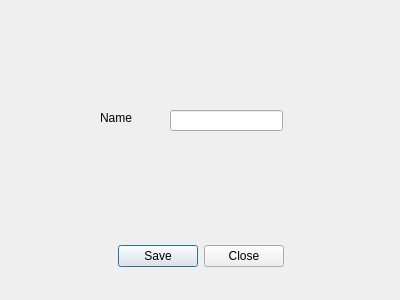
<?xml version="1.0" encoding="UTF-8"?>
<ui version="4.0">
 <class>Dialog</class>
 <widget class="QDialog" name="Dialog">
  <property name="geometry">
   <rect>
    <x>0</x>
    <y>0</y>
    <width>400</width>
    <height>300</height>
   </rect>
  </property>
  <property name="windowTitle">
   <string>Dialog</string>
  </property>
  <widget class="QDialogButtonBox" name="buttonBox">
   <property name="geometry">
    <rect>
     <x>30</x>
     <y>240</y>
     <width>341</width>
     <height>32</height>
    </rect>
   </property>
   <property name="orientation">
    <enum>Qt::Horizontal</enum>
   </property>
   <property name="standardButtons">
    <set>QDialogButtonBox::Close|QDialogButtonBox::Save</set>
   </property>
   <property name="centerButtons">
    <bool>true</bool>
   </property>
  </widget>
  <widget class="QLabel" name="label">
   <property name="geometry">
    <rect>
     <x>100</x>
     <y>110</y>
     <width>60</width>
     <height>16</height>
    </rect>
   </property>
   <property name="text">
    <string>Name</string>
   </property>
  </widget>
  <widget class="QLineEdit" name="lineEdit">
   <property name="geometry">
    <rect>
     <x>170</x>
     <y>110</y>
     <width>113</width>
     <height>21</height>
    </rect>
   </property>
  </widget>
 </widget>
 <resources/>
 <connections>
  <connection>
   <sender>buttonBox</sender>
   <signal>accepted()</signal>
   <receiver>Dialog</receiver>
   <slot>accept()</slot>
   <hints>
    <hint type="sourcelabel">
     <x>248</x>
     <y>254</y>
    </hint>
    <hint type="destinationlabel">
     <x>157</x>
     <y>274</y>
    </hint>
   </hints>
  </connection>
  <connection>
   <sender>buttonBox</sender>
   <signal>rejected()</signal>
   <receiver>Dialog</receiver>
   <slot>reject()</slot>
   <hints>
    <hint type="sourcelabel">
     <x>316</x>
     <y>260</y>
    </hint>
    <hint type="destinationlabel">
     <x>286</x>
     <y>274</y>
    </hint>
   </hints>
  </connection>
 </connections>
</ui>
